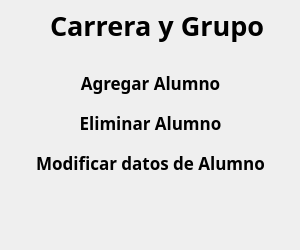
<?xml version="1.0" encoding="UTF-8"?>
<ui version="4.0">
 <class>MainWindow12</class>
 <widget class="QMainWindow" name="MainWindow12">
  <property name="geometry">
   <rect>
    <x>0</x>
    <y>0</y>
    <width>300</width>
    <height>250</height>
   </rect>
  </property>
  <property name="minimumSize">
   <size>
    <width>300</width>
    <height>250</height>
   </size>
  </property>
  <property name="maximumSize">
   <size>
    <width>300</width>
    <height>250</height>
   </size>
  </property>
  <property name="windowTitle">
   <string>Educación Física UO</string>
  </property>
  <property name="windowIcon">
   <iconset>
    <normaloff>:/icons/res/registro2.svg</normaloff>:/icons/res/registro2.svg</iconset>
  </property>
  <property name="styleSheet">
   <string notr="true">QPushButton 
{
	border-radius:5px;
	background-color: &quot;white&quot;;
}

QPushButton:hover { background-color: rgb(200,200,200)}

#centralwidget
{
border-image: url(:/images/fondo.jpg);
}</string>
  </property>
  <widget class="QWidget" name="centralwidget">
   <widget class="QPushButton" name="pushButton_4">
    <property name="geometry">
     <rect>
      <x>30</x>
      <y>150</y>
      <width>241</width>
      <height>25</height>
     </rect>
    </property>
    <property name="font">
     <font>
      <family>Ubuntu Condensed</family>
      <pointsize>13</pointsize>
      <weight>75</weight>
      <bold>true</bold>
     </font>
    </property>
    <property name="text">
     <string>Modificar datos de Alumno</string>
    </property>
   </widget>
   <widget class="QLabel" name="label">
    <property name="geometry">
     <rect>
      <x>50</x>
      <y>0</y>
      <width>241</width>
      <height>51</height>
     </rect>
    </property>
    <property name="font">
     <font>
      <family>Ubuntu Condensed</family>
      <pointsize>20</pointsize>
      <weight>75</weight>
      <bold>true</bold>
     </font>
    </property>
    <property name="text">
     <string>Carrera y Grupo</string>
    </property>
   </widget>
   <widget class="QPushButton" name="pushButton_2">
    <property name="geometry">
     <rect>
      <x>30</x>
      <y>70</y>
      <width>241</width>
      <height>25</height>
     </rect>
    </property>
    <property name="font">
     <font>
      <family>Ubuntu Condensed</family>
      <pointsize>13</pointsize>
      <weight>75</weight>
      <bold>true</bold>
     </font>
    </property>
    <property name="text">
     <string>Agregar Alumno</string>
    </property>
   </widget>
   <widget class="QPushButton" name="pushButton">
    <property name="geometry">
     <rect>
      <x>10</x>
      <y>10</y>
      <width>30</width>
      <height>30</height>
     </rect>
    </property>
    <property name="minimumSize">
     <size>
      <width>30</width>
      <height>30</height>
     </size>
    </property>
    <property name="maximumSize">
     <size>
      <width>30</width>
      <height>30</height>
     </size>
    </property>
    <property name="text">
     <string/>
    </property>
    <property name="icon">
     <iconset resource="img.qrc">
      <normaloff>:/imgenes/imgenes/atras - copia.png</normaloff>:/imgenes/imgenes/atras - copia.png</iconset>
    </property>
    <property name="iconSize">
     <size>
      <width>25</width>
      <height>25</height>
     </size>
    </property>
   </widget>
   <widget class="QPushButton" name="pushButton_3">
    <property name="geometry">
     <rect>
      <x>30</x>
      <y>110</y>
      <width>241</width>
      <height>25</height>
     </rect>
    </property>
    <property name="font">
     <font>
      <family>Ubuntu Condensed</family>
      <pointsize>13</pointsize>
      <weight>75</weight>
      <bold>true</bold>
     </font>
    </property>
    <property name="text">
     <string>Eliminar Alumno</string>
    </property>
   </widget>
  </widget>
  <widget class="QMenuBar" name="menubar">
   <property name="geometry">
    <rect>
     <x>0</x>
     <y>0</y>
     <width>300</width>
     <height>21</height>
    </rect>
   </property>
  </widget>
 </widget>
 <resources>
  <include location="img.qrc"/>
 </resources>
 <connections/>
</ui>
